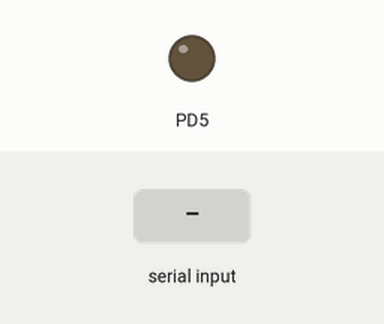
Simulated run of this program. Board: ATmega328P, built with avr-gcc and emulated at 16 MHz. Shown: output pins drawn as LEDs (lit = HIGH). The inputs (shaded band) are chosen by the test bench. What the program prints to the serial monitor is not drawn.

Above: at 1.2 s.
1.3 s: "a" received over Serial
At 2.4 s:
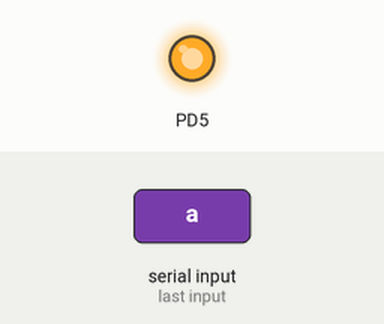
2.8 s: "1" received over Serial
Timing chart, 0 to 5.8 s (numbered marks = the images above; inputs shaded):
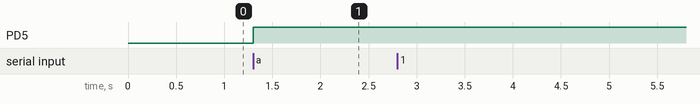

The program:

main.c
```c
/*
* UART_TEST.c
*
* Created: 4/15/2026 5:19:39 PM
* Author : MiguelD
*/

/****************************************/
// Encabezado (Libraries)
#define F_CPU 16000000
#include <avr/io.h>
#include <avr/interrupt.h>
#include <util/delay.h>

#include "UARTLIB/UART.h"
/****************************************/
// Function prototypes


/****************************************/
// Main Function
int main(void)
{
	cli();
	DDRD	|= (1 << DDD5);
	PORTD	&= ~(1 << PORTD5);
	initUART();
	sei();
	writeChar('H');
	writeChar('o');
	writeChar('l');
	writeChar('a');
	writeString("Seccion 20");
	while (1)
	{
	}


}
```

UART.c
```c
/*
 * CFile1.c
 *
 * Created: 22/04/2026 04:13:15 p. m.
 *  Author: migue
 */
/****************************************/
// NON-Interrupt subroutines

#define F_CPU 16000000
#include <avr/io.h>
#include <avr/interrupt.h>
#include <util/delay.h>

void initUART()
{
	// CONFIG. PINES RX (PD) Y TX (PD1)
	DDRD	&= ~(1 << DDD0);
	DDRD	|= (1 << DDD1);

	UCSR0A	= 0;
	// HABILITANDO INTERRUPCIONES, HABILITNADO RX Y TX DE UART0
	UCSR0B	= (1 << RXCIE0) | (1 << RXEN0) | (1 << TXEN0);

	// ASYNC, PARIDAD DESHABILITADA, 1 STOP BIT, 8 DATA BITS
	UCSR0C	= (1 << UCSZ01) | (1 << UCSZ00);

	// SETEAR UBRR0
	UBRR0	= 103;
}

void writeChar(char caracter)
{
	while(!(UCSR0A & (1 << UDRE0)));
	UDR0 = caracter;
}
void writeString(char* string)
{
	for (uint8_t i=0; string[i] != '\0'; i++)
	{
		writeChar(string[i]);

	}
}
/****************************************/
// Interrupt routines
ISR(USART_RX_vect)
{
	char bufferRX = UDR0;
	writeChar(bufferRX);
	if (bufferRX == 'a')
	{
		PORTD ^= (1 << PORTD5);
	}
}
```

UART.h
```c
/*
 * UART.h
 *
 * Created: 22/04/2026 04:13:27 p. m.
 *  Author: migue
 */


#include "UARTLIB/UART.c"

#ifndef UART_H_
#define UART_H_

#include <avr/io.h>

void initUART();
void writeChar(char caracter);
void writeString(char* string);


#endif /* UART_H_ */
```

Measured:
- after the input at 1.3 s, PD5: LOW → HIGH at once
- after the input at 2.8 s, every drawn part: stays the same
